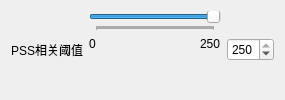
               <widget class="QWidget" name="widget_11" native="true">
                <layout class="QHBoxLayout" name="horizontalLayout_31" stretch="1,6,1">
                 <item>
                  <widget class="QLabel" name="label_40">
                   <property name="text">
                    <string>PSS相关阈值</string>
                   </property>
                  </widget>
                 </item>
                 <item>
                  <layout class="QVBoxLayout" name="verticalLayout_12" stretch="0,0">
                   <item>
                    <widget class="QSlider" name="pss_xcorr_slider">
                     <property name="minimum">
                      <number>0</number>
                     </property>
                     <property name="maximum">
                      <number>250</number>
                     </property>
                     <property name="value">
                      <number>250</number>
                     </property>
                     <property name="orientation">
                      <enum>Qt::Horizontal</enum>
                     </property>
                     <property name="tickPosition">
                      <enum>QSlider::TicksBelow</enum>
                     </property>
                     <property name="tickInterval">
                      <number>1</number>
                     </property>
                    </widget>
                   </item>
                   <item>
                    <layout class="QHBoxLayout" name="horizontalLayout_32" stretch="1,10,1">
                     <item>
                      <widget class="QLabel" name="label_41">
                       <property name="text">
                        <string>0</string>
                       </property>
                       <property name="alignment">
                        <set>Qt::AlignLeading|Qt::AlignLeft|Qt::AlignTop</set>
                       </property>
                      </widget>
                     </item>
                     <item>
                      <spacer name="horizontalSpacer_9">
                       <property name="orientation">
                        <enum>Qt::Horizontal</enum>
                       </property>
                       <property name="sizeHint" stdset="0">
                        <size>
                         <width>98</width>
                         <height>20</height>
                        </size>
                       </property>
                      </spacer>
                     </item>
                     <item>
                      <widget class="QLabel" name="label_42">
                       <property name="text">
                        <string>250</string>
                       </property>
                       <property name="alignment">
                        <set>Qt::AlignLeading|Qt::AlignLeft|Qt::AlignTop</set>
                       </property>
                      </widget>
                     </item>
                    </layout>
                   </item>
                  </layout>
                 </item>
                 <item>
                  <widget class="QSpinBox" name="pss_xcorr_spin_box">
                   <property name="contextMenuPolicy">
                    <enum>Qt::DefaultContextMenu</enum>
                   </property>
                   <property name="maximum">
                    <number>250</number>
                   </property>
                   <property name="value">
                    <number>250</number>
                   </property>
                  </widget>
                 </item>
                </layout>
               </widget>
